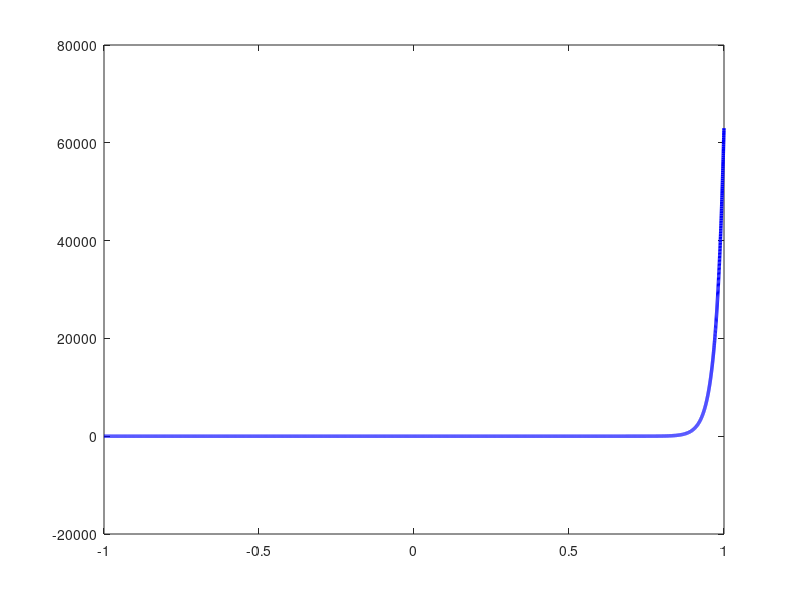

Recreate this plot in MATLAB. (Note: this script raises an error after producing the figure.)
%% INITIALIZE
%%%%%%%%%%%%%%%%%%%%%%%%%
clear;
close all;
clc;
%%%%%%%%%%%%%%%%%%%%%%%%%
%% CONSTANT DEFINITION
%%%%%%%%%%%%%%%%%%%%%%%%%
k = 1.38064852e-23;
q_e = 1.60217662e-19;
I_s = 1e-12;
T = 300; % Kelvins, Room temperature
%%%%%%%%%%%%%%%%%%%%%%%%%
%% VISUALISATION
%%%%%%%%%%%%%%%%%%%%%%%%%

% Up close or far away regulator
I_limits = [-1 10] * 3e-12;

V = linspace(-1, 1, 1e4);
I_diode = I_s * (exp(q_e * V / k / T) - 1);

fig = figure();
plot(V, I_diode, '-b', 'LineWidth', 2.5);
xline(0, 'LineWidth', 1 ,'alpha', .5);
yline(0, 'LineWidth', 1, 'alpha', .5);
xlim([-.9, .9])
ylim(I_limits)
xlabel('ძაბვა (ვოლტი)')
ylabel('გამავალი დენი (ამპერი)')
legend('დიოდის გრაფი', 'Location', 'northwest')
title('დენის ძაბვაზე დამოკიდებულების გრაფი')
grid on
grid minor

saveas(fig, '../images/iv_up_close.png')